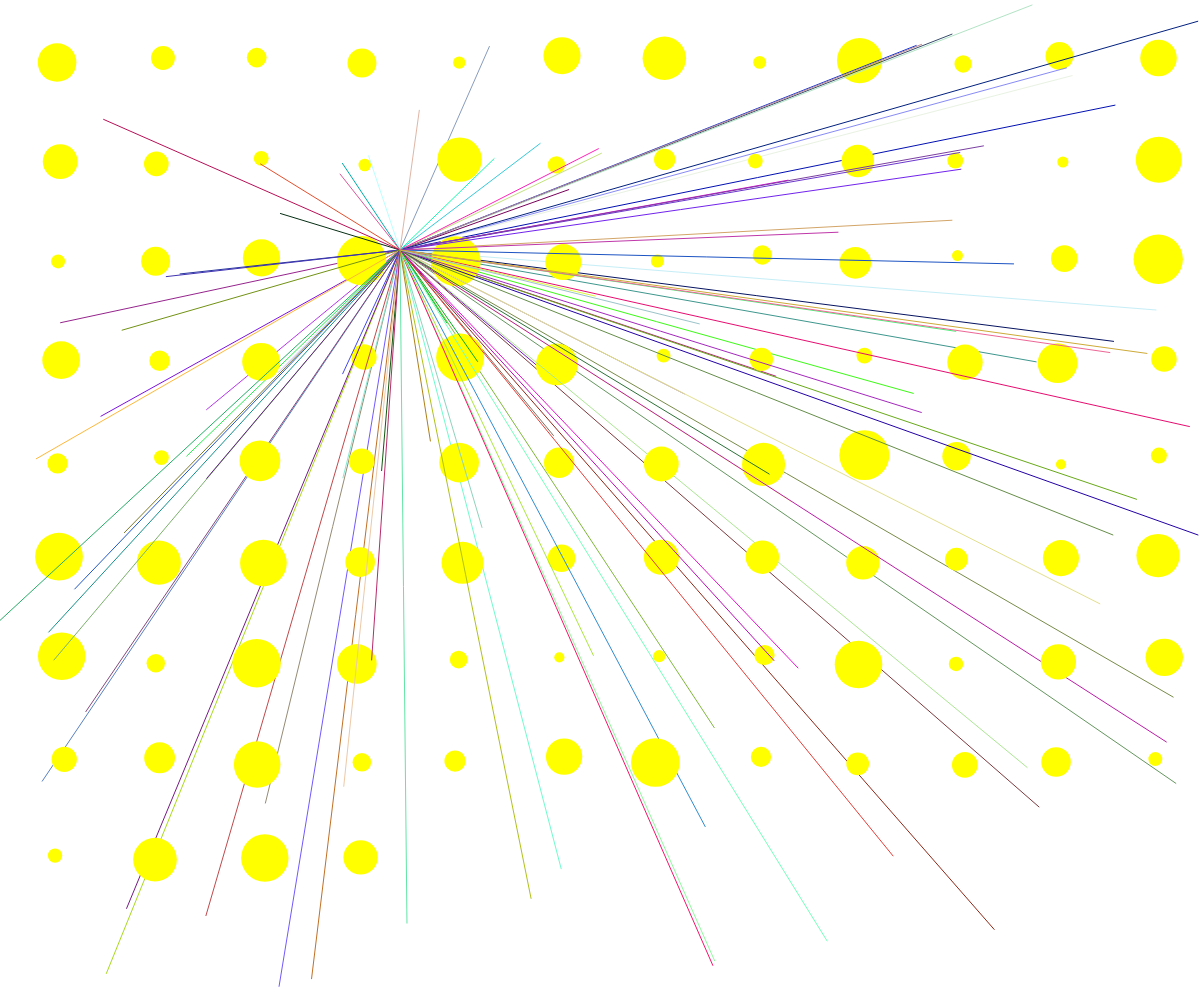
Frame 1 (no input)
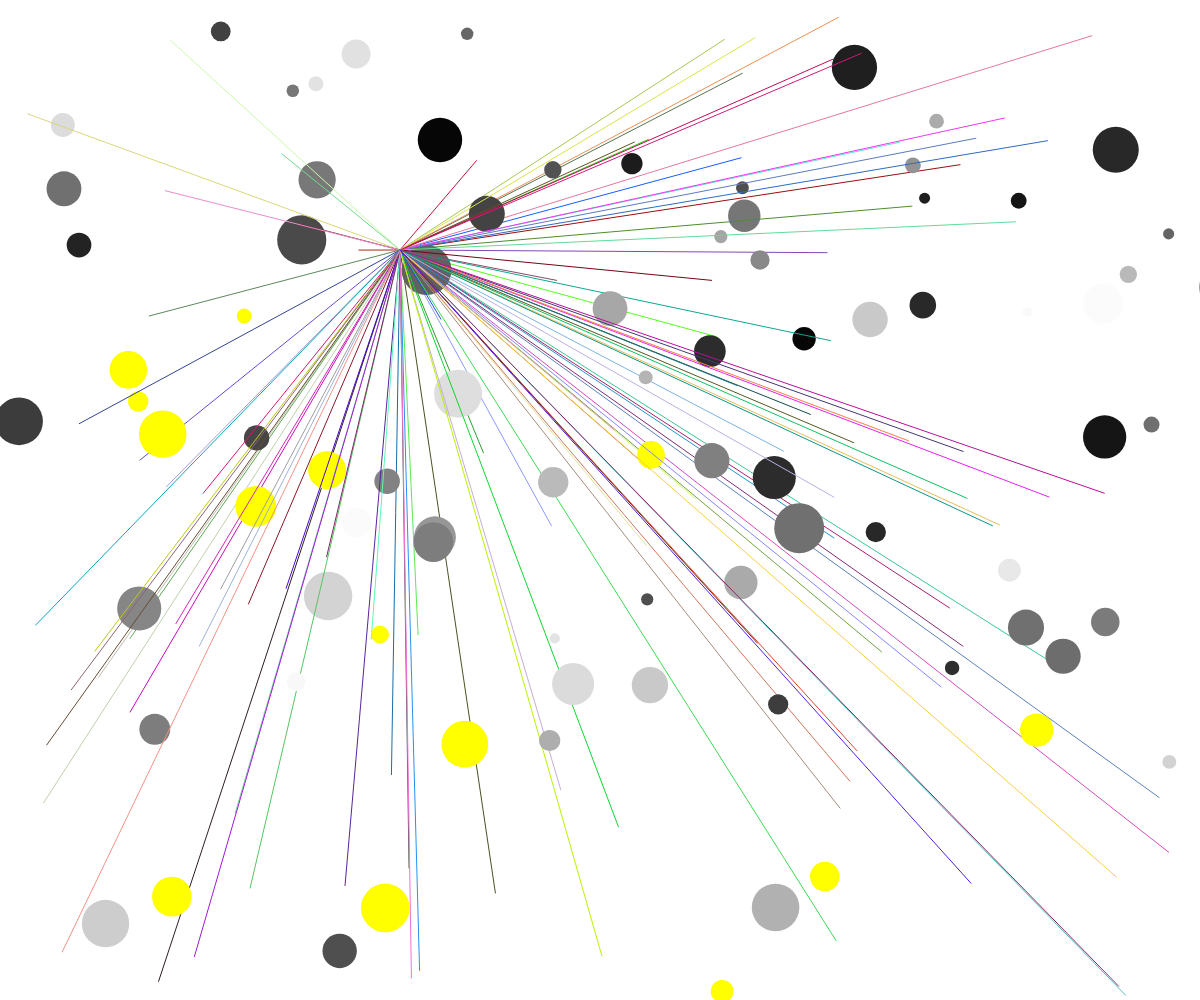
Frame 60 (no input)
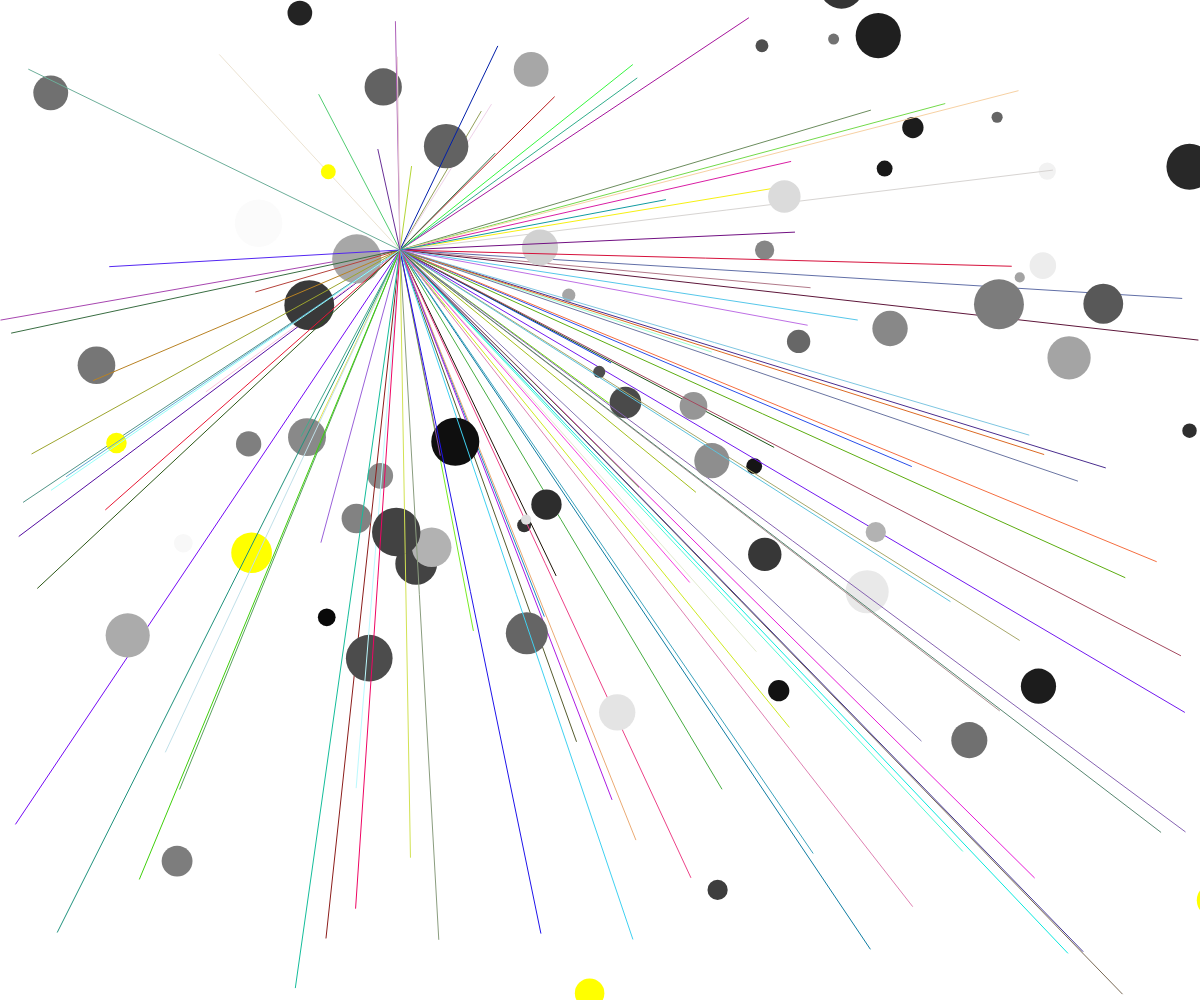
Frame 120 (the mouse pressed at the canvas centre since frame 60)

The p5.js sketch that drew these frames (run headless with seeded random() and noise() and a simulated clock; from frame 60 on, the mouse is pressed at the canvas centre):

// p5.js sketch
// ── sketch.js
// create variable for the object, called ball
let balls = [];
const numOfBalls = 100;
var value = 255;

var colors = {
  r: 0,
  g: 0,
  b: 0,
  y: 0,
}

//create second object for more visual interest
var objTwo = {
  x: 0,
  y: 0
};

function setup() {
    createCanvas(windowWidth, windowHeight);
    frameRate(30);

    // create a new ball object of class type "Ball"
    let init_x = 60;
    let init_y = 60;
    for (let i = 0; i < numOfBalls; i++) {
        balls.push(new Ball(init_x, init_y));
        // move the starting position over so balls don't start on top of each other
        init_x += 100;
        if (init_x > width) {
            init_x = 60;
            init_y += 100;
        }
    }
}

function draw() {
    background(value);

    for (let i = 0; i < balls.length; i++) {
        // call the ball's methods
        balls[i].ballCheck(balls, i);
        balls[i].move();
        balls[i].display();
        //randomize fill colors on grayscale
        colors.r = random(0, 255);
        colors.g = random(0, 255);
        colors.b = random(0, 255);
        //define objTwo parameters for drawing
        objTwo.x = random (0, width);
        objTwo.y = random (0, height);
    //I thought it needed a little more visual interest, so I added the rainbow lines
    push();
    stroke(colors.r, colors.g, colors.b);
    strokeWeight(1);
    line (windowWidth/3, windowHeight/4, objTwo.x, objTwo.y)
    pop();


      }
    }
//the background changes from clack to white upon clicking
  function mouseClicked() {
      if (value == 255) {
        value = 0;
      } else {
        value = 255;
      }
    }

////Ball class
class Ball {
    constructor(x, y, size) {
        //defining characteristics of Ball that will define how it changes and interacts with each other
        this.color = ('yellow');
        this.size = random(10, 50);
        this.rad = this.size / 2;
        this.posX = x;
        this.posY = y;
        this.deltaX = random(-5, 5);
        this.deltaY = random(-5, 5);
    }

    //how the balls will look
    display() {
        push();
        noStroke();
        // set the ball fill color to be random grayscale
        fill(this.color);
        // set the position of the ball
        translate(this.posX, this.posY);
        ellipse(0, 0, this.size);
        pop();
    }
    //define how the balls will move in the screen
    move() {
        this.posX += this.deltaX;
        this.posY += this.deltaY;
    }

//I chose not to do edge check
//If you let the sketch sit, all of the balls will eventually go away.
//sometimes they come back, which implies the math is still going even if you can't see it

    ballCheck(otherBalls, theId) {
        // a for loop affects each ball in the array
        //if n != theId, the the sketch will check for touching balls, using the radius of each circle as a parameter
        for (let n = 0; n < otherBalls.length; n++) {
            if (n != theId) {
                let d = dist(this.posX, this.posY, otherBalls[n].posX, otherBalls[n].posY);
                let combinedR = this.rad + otherBalls[n].rad;

                if (d <= combinedR) {
                    this.deltaX *= -1;
                    this.deltaY *= -1;

                    // cycle through grayscale colors
                    if( this.color == (colors.r, colors.g, colors.b)) {
                        this.color = (colors.r, colors.g, colors.b);
                    } else {
                        this.color = (colors.r, colors.g, colors.b);
                    }
                }
            }
        }
    }

    mouseCheck() {
        // get the distance between the mouse and the center of the bubble
        let d = dist(this.x, this.y, mouseX, mouseY);
        // check if that distance is less than the bubble radius
        // if it is, then the mouse if within
        if (d < this.r) {
            return true;
        } else {
            return false;
        }
      }
    }
